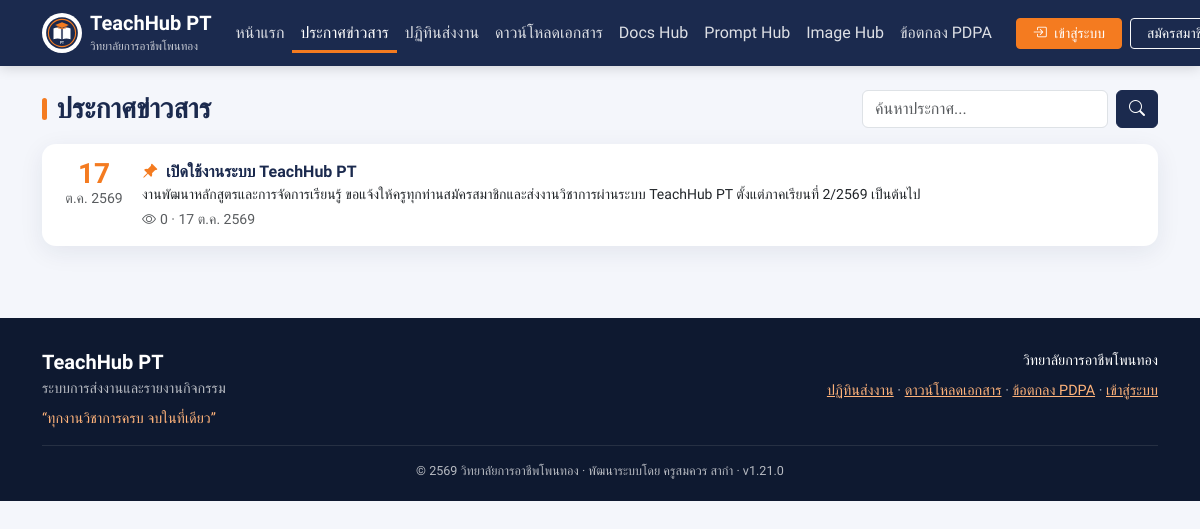
The app's page /announcements.php with its own data.
### tables this page shows
CREATE TABLE `announcements` (
  `id`            INT UNSIGNED NOT NULL AUTO_INCREMENT,
  `title`         VARCHAR(255) NOT NULL,
  `content`       TEXT NOT NULL,
  `is_pinned`     TINYINT(1) NOT NULL DEFAULT 0,
  `is_published`  TINYINT(1) NOT NULL DEFAULT 1,
  `views`         INT UNSIGNED NOT NULL DEFAULT 0,
  `created_by`    INT UNSIGNED NULL,
  `published_at`  DATETIME NOT NULL DEFAULT CURRENT_TIMESTAMP,
  `created_at`    DATETIME NOT NULL DEFAULT CURRENT_TIMESTAMP,
  `updated_at`    DATETIME NULL ON UPDATE CURRENT_TIMESTAMP,
  PRIMARY KEY (`id`),
  KEY `idx_announce_published` (`is_published`, `is_pinned`, `published_at`),
  KEY `idx_announce_created_by` (`created_by`),
  CONSTRAINT `fk_announce_created_by` FOREIGN KEY (`created_by`)
    REFERENCES `users` (`id`) ON UPDATE CASCADE ON DELETE SET NULL
);

### includes/functions.php (called while the page is built, shortened)
<?php
function db_query(string $sql, string $types = '', array $params = []): mysqli_stmt
{
    $stmt = db()->prepare($sql);
    if ($types !== '') {
        $stmt->bind_param($types, ...$params);
    }
    $stmt->execute();
    return $stmt;
}
function db_all(string $sql, string $types = '', array $params = []): array
{
    $stmt = db_query($sql, $types, $params);
    $res = $stmt->get_result();
    $rows = $res ? $res->fetch_all(MYSQLI_ASSOC) : [];
    return $rows;
}
function db_one(string $sql, string $types = '', array $params = []): ?array
{
    $stmt = db_query($sql, $types, $params);
    $res = $stmt->get_result();
    $row = $res ? $res->fetch_assoc() : null;
    return $row ?: null;
}
function db_value(string $sql, string $types = '', array $params = [])
{
    $row = db_one($sql, $types, $params);
    return $row ? reset($row) : null;
}
function settings_all(bool $refresh = false): array
{
    static $cache = null;
    if ($cache === null || $refresh) {
        $cache = [];
        foreach (db_all('SELECT setting_key, setting_value FROM settings') as $r) {
            $cache[$r['setting_key']] = $r['setting_value'];
        }
    }
    return $cache;
}
function setting(string $key, $default = '')
{
    $all = settings_all();
    return (isset($all[$key]) && $all[$key] !== '') ? $all[$key] : $default;
}
function setting_save(string $key, string $value): void
{
    settings_all(true);
}
function college_name(): string
{
    return setting('college_name', 'วิทยาลัยการอาชีพโพนทอง');
}
function system_name(): string
{
    return setting('system_name', APP_NAME);
}
function logo_url(): string
{
    $logo = (string)setting('logo');
    return $logo !== '' ? url('public/logo.php') . '?v=' . substr(md5($logo), 0, 8) : asset('img/logo.svg');
}
function e($value): string
{
    return htmlspecialchars((string)($value ?? ''), ENT_QUOTES | ENT_SUBSTITUTE, 'UTF-8');
}
function url(string $path = ''): string
{
    return BASE_URL . '/' . ltrim($path, '/');
}
function asset(string $path): string
{
    $file = APP_ROOT . '/assets/' . ltrim($path, '/');
    $ver = is_file($file) ? filemtime($file) : APP_VERSION;
    return url('assets/' . ltrim($path, '/')) . '?v=' . $ver;
}
function get(string $key, string $default = ''): string
{
    $v = $_GET[$key] ?? $default;
    return is_string($v) ? trim($v) : $default;
}
function get_int(string $key, int $default = 0): int
{
    return isset($_GET[$key]) && is_numeric($_GET[$key]) ? (int)$_GET[$key] : $default;
}
function thai_months(bool $short = true): array
{
    return $short
        ? [1 => 'ม.ค.', 'ก.พ.', 'มี.ค.', 'เม.ย.', 'พ.ค.', 'มิ.ย.', 'ก.ค.', 'ส.ค.', 'ก.ย.', 'ต.ค.', 'พ.ย.', 'ธ.ค.']
        : [1 => 'มกราคม', 'กุมภาพันธ์', 'มีนาคม', 'เมษายน', 'พฤษภาคม', 'มิถุนายน',
            'กรกฎาคม', 'สิงหาคม', 'กันยายน', 'ตุลาคม', 'พฤศจิกายน', 'ธันวาคม'];
}
function thai_date(?string $datetime, bool $withTime = false, bool $longMonth = false): string
{
    $ts = strtotime($datetime);
    $months = thai_months(!$longMonth);
    $text = (int)date('j', $ts) . ' ' . $months[(int)date('n', $ts)] . ' ' . ((int)date('Y', $ts) + 543);
    return $text;
}
function thai_year(?int $ts = null): int
{
    return (int)date('Y', $ts ?? time()) + 543;
}
function str_limit(string $text, int $limit = 120): string
{
    $text = trim(preg_replace('/\s+/u', ' ', strip_tags($text)));
    return mb_strlen($text) > $limit ? mb_substr($text, 0, $limit) . '…' : $text;
}

### config/db.php (called while the page is built, shortened)
<?php
function db(): mysqli
{
    static $conn = null;
    if ($conn instanceof mysqli) {
        return $conn;
    }
    try {
        $conn = new mysqli(DB_HOST, DB_USER, DB_PASS, DB_NAME, DB_PORT);
        $conn->set_charset('utf8mb4');
        $conn->query("SET time_zone = '+07:00'");
    } catch (mysqli_sql_exception $ex) {
        error_log('DB connect error: ' . $ex->getMessage());
        http_response_code(500);
        $msg = (defined('APP_DEBUG') && APP_DEBUG) ? htmlspecialchars($ex->getMessage(), ENT_QUOTES, 'UTF-8') : '';
        exit('<div style="font-family:sans-serif;padding:2rem">ไม่สามารถเชื่อมต่อฐานข้อมูลได้ กรุณาตรวจสอบการตั้งค่าใน config/db.php<br><small>' . $msg . '</small></div>');
    }
    return $conn;
}

### includes/presence.php (called while the page is built, shortened)
<?php
function visit_track(): void
{
    try {
        $salt = (string)setting('visit_salt');
        if ($salt === '') {
            $salt = bin2hex(random_bytes(16));
            setting_save('visit_salt', $salt);
        }
    } catch (Throwable $ex) {
        error_log('visit_track: ' . $ex->getMessage());
    }
}

### includes/auth.php (called while the page is built, shortened)
<?php
function is_logged_in(): bool
{
    return !empty($_SESSION['user_id']);
}
function current_user(bool $refresh = false): ?array
{
    static $user = null;
    if (!is_logged_in()) {
        return null;
    }
    return $user;
}

### public/announcements.php (the view, shortened to what this page needs)
<?php
require_once __DIR__ . '/../config/config.php';
$activeNav = 'announcements';
    ?>
    <?php
$q = mb_substr(get('q'), 0, 100);
$perPage = 10;
$page = max(1, get_int('page', 1));
$where = 'is_published = 1 AND published_at <= NOW()';
$types = '';
$params = [];
$total = (int)db_value("SELECT COUNT(*) FROM announcements WHERE $where", $types, $params);
$pages = max(1, (int)ceil($total / $perPage));
$page = min($page, $pages);
$offset = ($page - 1) * $perPage;
$items = db_all(
    "SELECT id, title, content, is_pinned, views, published_at FROM announcements
     WHERE $where ORDER BY is_pinned DESC, published_at DESC LIMIT ? OFFSET ?",
    $types . 'ii',
    array_merge($params, [$perPage, $offset])
);
require APP_ROOT . '/includes/public_header.php';
?>
<div class="container py-4">
    <div class="d-flex flex-wrap align-items-center gap-3 mb-3">
        <h3 class="section-title mb-0">ประกาศข่าวสาร</h3>
        <form class="ms-auto d-flex gap-2" method="get" role="search">
            <input type="search" class="form-control" name="q" value="<?= e($q) ?>" placeholder="ค้นหาประกาศ..." aria-label="ค้นหาประกาศ">
            <button class="btn btn-primary" type="submit"><i class="bi bi-search"></i></button>
        </form>
    </div>
    <div class="card">
        <?php foreach ($items as $n): ?>
            <a class="news-item" href="<?= e(url('public/announcements.php?id=' . (int)$n['id'])) ?>">
                <div class="d-flex gap-3">
                    <div class="text-center flex-shrink-0 d-none d-sm-block" style="width:64px">
                        <div class="fs-3 fw-bold text-accent lh-1"><?= (int)date('j', strtotime($n['published_at'])) ?></div>
                        <div class="small text-muted"><?= e(thai_months()[(int)date('n', strtotime($n['published_at']))]) ?> <?= thai_year(strtotime($n['published_at'])) ?></div>
                    </div>
                    <div class="flex-grow-1">
                        <div class="news-title">
                            <?php if ($n['is_pinned']): ?><i class="bi bi-pin-angle-fill text-accent me-1"></i><?php endif; ?>
                            <?= e($n['title']) ?>
                        </div>
                        <div class="small mb-1"><?= e(str_limit($n['content'], 200)) ?></div>
                        <div class="small text-muted"><i class="bi bi-eye me-1"></i><?= number_format((int)$n['views']) ?> · <?= e(thai_date($n['published_at'])) ?></div>
                    </div>
                </div>
            </a>
        <?php endforeach; ?>
    </div>
</div>
<?php require APP_ROOT . '/includes/public_footer.php'; ?>

### includes/public_header.php (shortened to what this page needs)
<?php
$activeNav = $activeNav ?? '';
$viewer = current_user();
visit_track();
$logo = logo_url();
$navItems = [
    'home'          => ['หน้าแรก', 'public/index.php', 'bi-house'],
    'announcements' => ['ประกาศข่าวสาร', 'public/announcements.php', 'bi-megaphone'],
    'calendar'      => ['ปฏิทินส่งงาน', 'public/calendar.php', 'bi-calendar-event'],
    'downloads'     => ['ดาวน์โหลดเอกสาร', 'public/downloads.php', 'bi-cloud-download'],
    'docshub'       => ['Docs Hub', 'https://krusomkhuan.com/docshub/', 'bi-journal-text'],
    'prompthub'     => ['Prompt Hub', 'https://krusomkhuan.com/prompthub/public/', 'bi-stars'],
    'imagehub'      => ['Image Hub', 'https://krusomkhuan.com/docshub/photo-albums.php', 'bi-images'],
    'pdpa'          => ['ข้อตกลง PDPA', 'public/pdpa.php', 'bi-shield-check'],
];
?>
<!DOCTYPE html>
<html lang="th">
<head>
    <link href="https://cdn.jsdelivr.net/npm/bootstrap@5.3.3/dist/css/bootstrap.min.css" rel="stylesheet">
    <link href="https://cdn.jsdelivr.net/npm/bootstrap-icons@1.11.3/font/bootstrap-icons.min.css" rel="stylesheet">
    <link href="<?= e(asset('css/style.css')) ?>" rel="stylesheet">
</head>
<body data-server-now="<?= time() * 1000 ?>">
<nav class="navbar navbar-expand-xl navbar-dark pub-navbar sticky-top">
    <div class="container">
        <a class="navbar-brand d-flex align-items-center gap-2" href="<?= e(url('public/index.php')) ?>">
            <img src="<?= e($logo) ?>" alt="โลโก้">
            <span class="lh-1">
                <span class="fw-bold d-block"><?= e(system_name()) ?></span>
                <small class="opacity-75" style="font-size:.72rem"><?= e(college_name()) ?></small>
            </span>
        </a>
        <div class="collapse navbar-collapse" id="pubNav">
            <ul class="navbar-nav ms-auto mb-2 mb-xl-0">
                <?php foreach ($navItems as $key => [$label, $path, $icon]): ?>
                    <?php $external = str_starts_with($path, 'https://');  ?>
                    <li class="nav-item">
                        <a class="nav-link px-xl-2 px-xxl-3<?= $activeNav === $key ? ' active' : '' ?>" href="<?= e($external ? $path : url($path)) ?>"<?= $external ? ' target="_blank" rel="noopener"' : '' ?>>
                            <i class="bi <?= e($icon) ?> me-1 d-xl-none"></i><?= e($label) ?>
                        </a>
                    </li>
                <?php endforeach; ?>
            </ul>
            <?php if (!$viewer): ?>
                <div class="d-flex gap-2 ms-xl-3 pb-2 pb-xl-0">
                    <a href="<?= e(url('auth/login.php')) ?>" class="btn btn-accent btn-sm px-3"><i class="bi bi-box-arrow-in-right me-1"></i> เข้าสู่ระบบ</a>
                    <?php if (setting('allow_register', '1') === '1'): ?>
                        <a href="<?= e(url('auth/register.php')) ?>" class="btn btn-outline-light btn-sm px-3">สมัครสมาชิก</a>
                    <?php endif; ?>
                </div>
            <?php endif; ?>
        </div>
    </div>
</nav>

### includes/public_footer.php (shortened to what this page needs)
<footer class="pub-footer mt-5">
    <div class="container">
        <div class="row g-4">
            <div class="col-md-6">
                <h5 class="text-white fw-bold mb-1"><?= e(system_name()) ?></h5>
                <div><?= e(setting('system_fullname', 'ระบบการส่งงานและรายงานกิจกรรม')) ?></div>
                <div class="mt-2" style="color:#ffb37a">“<?= e(setting('slogan', 'ทุกงานวิชาการครบ จบในที่เดียว')) ?>”</div>
            </div>
            <div class="col-md-6 text-md-end">
                <div class="text-white"><?= e(college_name()) ?></div>
                <div class="mt-2">
                    <a href="<?= e(url('public/calendar.php')) ?>">ปฏิทินส่งงาน</a> ·
                    <a href="<?= e(url('public/downloads.php')) ?>">ดาวน์โหลดเอกสาร</a> ·
                    <a href="<?= e(url('public/pdpa.php')) ?>">ข้อตกลง PDPA</a> ·
                    <a href="<?= e(url('auth/login.php')) ?>">เข้าสู่ระบบ</a>
                </div>
            </div>
        </div>
        <hr class="border-secondary">
        <div class="text-center small">
            &copy; <?= thai_year() ?> <?= e(college_name()) ?> · พัฒนาระบบโดย <?= e(APP_DEVELOPER) ?> · v<?= e(APP_VERSION) ?>
        </div>
    </div>
</footer>
</body>
</html>

### assets/css/style.css (style rules this page uses)
:root { --th-primary: #1b2a4e; --th-accent: #f47b20; --th-bg: #f4f6fb; --th-text: #1f2937; --th-muted: #6b7280; --th-radius: 14px; --th-shadow: 0 6px 24px rgba(27, 42, 78, .08); }
html, body { font-family: 'Sarabun', system-ui, -apple-system, 'Segoe UI', sans-serif; color: var(--th-text); background: var(--th-bg); }
a { color: var(--th-primary); }
.btn-primary { --bs-btn-bg: var(--th-primary); --bs-btn-border-color: var(--th-primary); --bs-btn-hover-bg: #12203d; --bs-btn-hover-border-color: #12203d; --bs-btn-active-bg: #0e1930; --bs-btn-active-border-color: #0e1930; }
.btn-accent { background: var(--th-accent); border-color: var(--th-accent); color: #fff; }
.text-accent { color: var(--th-accent) !important; }
.card { border: 0; border-radius: var(--th-radius); box-shadow: var(--th-shadow); }
.pub-navbar { background: var(--th-primary); box-shadow: 0 2px 12px rgba(0, 0, 0, .15); }
.pub-navbar .navbar-brand img { width: 40px; height: 40px; border-radius: 50%; background: #fff; padding: 3px; }
.pub-navbar .nav-link { color: rgba(255, 255, 255, .85); }
.pub-navbar .nav-link:hover, .pub-navbar .nav-link.active { color: #fff; }
.pub-navbar .nav-link.active { box-shadow: inset 0 -3px 0 var(--th-accent); }
.section-title { font-weight: 700; color: var(--th-primary); position: relative; padding-left: .9rem; margin-bottom: 1.25rem; }
.section-title::before { content: ''; position: absolute; left: 0; top: .2em; bottom: .2em; width: 5px; border-radius: 4px; background: var(--th-accent); }
.news-item { padding: 1rem 1.25rem; border-bottom: 1px solid #f0f2f7; display: block; color: inherit; text-decoration: none; }
.news-item:last-child { border-bottom: 0; }
.news-title { font-weight: 600; color: var(--th-primary); }
.pub-footer { background: #0e1930; color: rgba(255, 255, 255, .7); padding: 2rem 0 1.25rem; font-size: .9rem; }
.pub-footer a { color: #ffb37a; }
.pub-navbar .nav-link, .pub-navbar .btn { white-space: nowrap; }

### records on screen
announcements: published_at "17", published_at "ต.ค.", published_at "2569", is_pinned 1 (drawn), title "เปิดใช้งานระบบ TeachHub PT", content "งานพัฒนาหลักสูตรและการจัดการเรียนรู้ ขอแจ้งให้ครูทุกท่านสมัครสมาชิกและส่งงานวิชาการผ่านระบบ TeachHub PT ตั้งแต่ภาคเรียนที่ 2/2569 เป็นต้นไป", views "0", published_at "17 ต.ค. 2569"

### other values on screen
system_name() "TeachHub PT"
college_name() "วิทยาลัยการอาชีพโพนทอง"
$label "หน้าแรก"
$label "ประกาศข่าวสาร"
$label "ปฏิทินส่งงาน"
$label "ดาวน์โหลดเอกสาร"
$label "Docs Hub"
$label "Prompt Hub"
$label "Image Hub"
$label "ข้อตกลง PDPA"
setting('system_fullname', 'ระบบการส่งงานและรายงานกิจกรรม') "ระบบการส่งงานและรายงานกิจกรรม"
setting('slogan', 'ทุกงานวิชาการครบ จบในที่เดียว') "ทุกงานวิชาการครบ จบในที่เดียว"
thai_year() "2569"
APP_DEVELOPER "ครูสมควร สากำ"
APP_VERSION "1.21.0"
